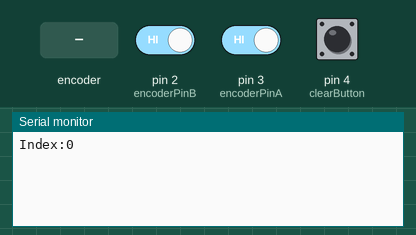
Simulated run of this sketch. Board: Arduino Uno, built with avr-gcc and run on an emulated ATmega328P. Parts: the last lines printed to the serial monitor. Inputs (shaded band) come from the test bench; at power-on: pin 2 (encoderPinB) HIGH, pin 3 (encoderPinA) HIGH, pin 4 (clearButton) HIGH.

Above: at 1.2 s.
1.3 s: rotary encoder on pin 3 (encoderPinA) / pin 2 (encoderPinB) turned 1 step (first pin leading)
At 2.3 s:
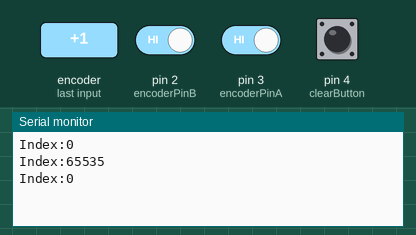
3.0 s: rotary encoder on pin 3 (encoderPinA) / pin 2 (encoderPinB) turned 1 step (first pin leading)
At 3.6 s:
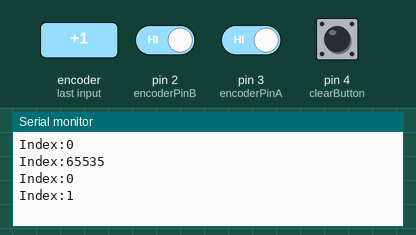
Timing chart, 0 to 6.0 s (numbered marks = the images above; inputs shaded):
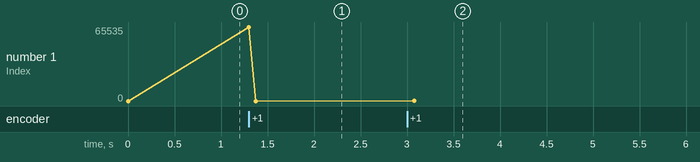

The sketch:

testEncoder.ino
```cpp
 /* interrupt routine for Rotary Encoders


   The average rotary encoder has three pins, seen from front: A C B
   Clockwise rotation A(on)->B(on)->A(off)->B(off)
   CounterCW rotation B(on)->A(on)->B(off)->A(off)

   and may be a push switch with another two pins, pulled low at pin 8 in this case


*/

// usually the rotary encoders three pins have the ground pin in the middle
enum PinAssignments {
  encoderPinA = 3,   // right (labeled DT on our decoder, yellow wire)
  encoderPinB = 2,   // left (labeled CLK on our decoder, green wire)
  clearButton = 4    // switch (labeled SW on our decoder, orange wire)
// connect the +5v and gnd appropriately
};

volatile unsigned int encoderPos = 0;  // a counter for the dial
unsigned int lastReportedPos = 1;   // change management
static boolean rotating=false;      // debounce management

// interrupt service routine vars
boolean A_set = false;
boolean B_set = false;


void setup() {

  pinMode(encoderPinA, INPUT_PULLUP); // new method of enabling pullups
  pinMode(encoderPinB, INPUT_PULLUP);
  pinMode(clearButton, INPUT_PULLUP);
 // turn on pullup resistors (old method)
  //digitalWrite(encoderPinA, HIGH);
 // digitalWrite(encoderPinB, HIGH);
 // digitalWrite(clearButton, HIGH);

// encoder pin on interrupt 0 (pin 2)
  attachInterrupt(0, doEncoderA, CHANGE);
// encoder pin on interrupt 1 (pin 3)
  attachInterrupt(1, doEncoderB, CHANGE);

  Serial.begin(9600);  // output
}

// main loop, work is done by interrupt service routines, this one only prints stuff
void loop() {
  rotating = true;  // reset the debouncer

  if (lastReportedPos != encoderPos) {
    Serial.print("Index:");
    Serial.println(encoderPos, DEC);
    lastReportedPos = encoderPos;
  }
  if (digitalRead(clearButton) == LOW )  {
    encoderPos = 0;
  }
}

// Interrupt on A changing state
void doEncoderA(){
  // debounce
  if ( rotating ) delay (1);  // wait a little until the bouncing is done

  // Test transition, did things really change?
  if( digitalRead(encoderPinA) != A_set ) {  // debounce once more
    A_set = !A_set;

    // adjust counter + if A leads B
    if ( A_set && !B_set )
      encoderPos += 1;

    rotating = false;  // no more debouncing until loop() hits again
  }
}

// Interrupt on B changing state, same as A above
void doEncoderB(){
  if ( rotating ) delay (1);
  if( digitalRead(encoderPinB) != B_set ) {
    B_set = !B_set;
    //  adjust counter - 1 if B leads A
    if( B_set && !A_set )
      encoderPos -= 1;

    rotating = false;
  }
}
```

Measured:
- after the input at 1.3 s, the serial monitor: prints a new line at once (image 1)
- after the input at 3.0 s, the serial monitor: prints a new line after 0.08 s (image 2)
- plotted number 1: 0 → 1 after the input at 3.0 s
